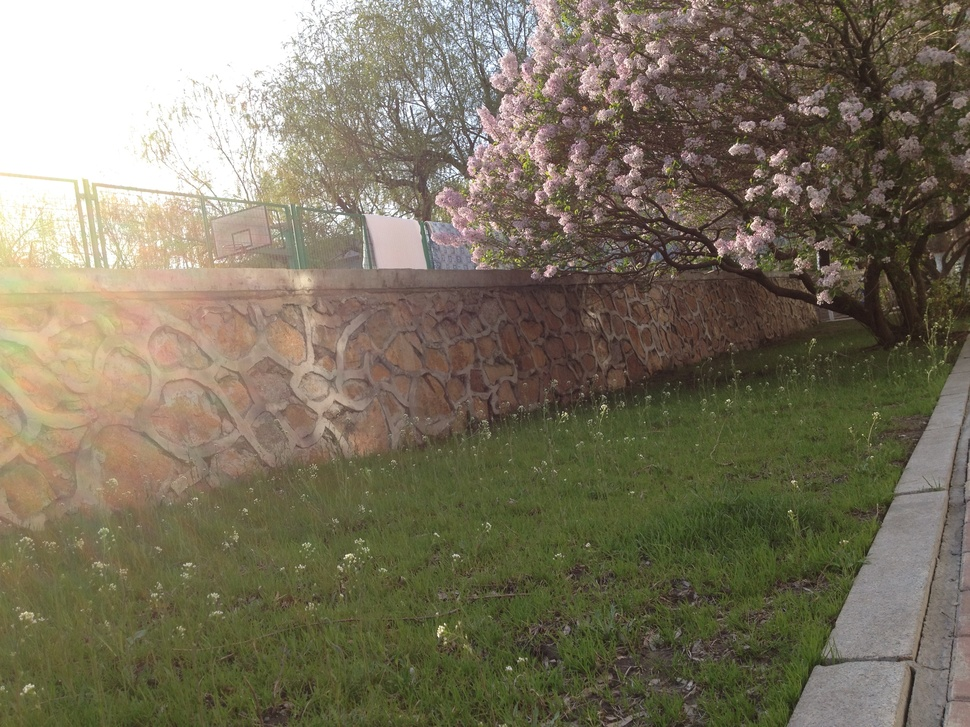
//> input picture Pixel_Operations/add/add1/IMG_2336.JPG, 970 x 727 px, shrunk from 3264 x 2448 before the run
$ ./strategy ../../Pixel_Operations/add/add1/IMG_2336.JPG   (built with g++ and OpenCV 4)
//> lines starting //> are read from the running program, lines starting //| are printed output that depends on the picture
//> further down, image is the input picture: 727 rows x 970 cols, CV_8UC3; mean B, G, R 95.8, 115.8, 123.2
/****************************************************************
	Description:
	-> 指针遍历图像
	-> 例：减少图像中的颜色数目
*****************************************************************/

#include <cv.h>
#include <highgui.h>

//#include<opencv2/core/core.hpp>
//#include<opencv2/imgproc/imgproc.hpp>
//#include<opencv2/highgui/highgui.hpp>

using namespace cv;  // 避免每次都要输入cv::，因此在程序开始加入本语句
using namespace std;  // 避免每次都要输入std::，因此在程序开始加入本语句

// {{{ colorReduce
void me_sharpen( Mat &image, Mat &result )
{
	result = image.clone();//为避免对原图像进行更改，因此先克隆图像，以下的操作也是对克隆得到的图像
//	result.create(image.size(),image.type());
	for( int j = 1; j < result.rows-1; j++ )  //
	{
		const uchar* previous = image.ptr<const uchar>(j-1);
		const uchar* current = image.ptr<const uchar>(j);
		const uchar* next = image.ptr<const uchar>(j+1);
		uchar* output = result.ptr<uchar>(j);
		for(int i=1; i < result.cols-1; i++)
		{
			*output++ = saturate_cast<uchar>(5*current[i]-current[i-1]-current[i+1]-previous[i]-next[i]);
			if( (i%10) == 0 )
				cout<< "i=" << i << "\n";
		}
	}
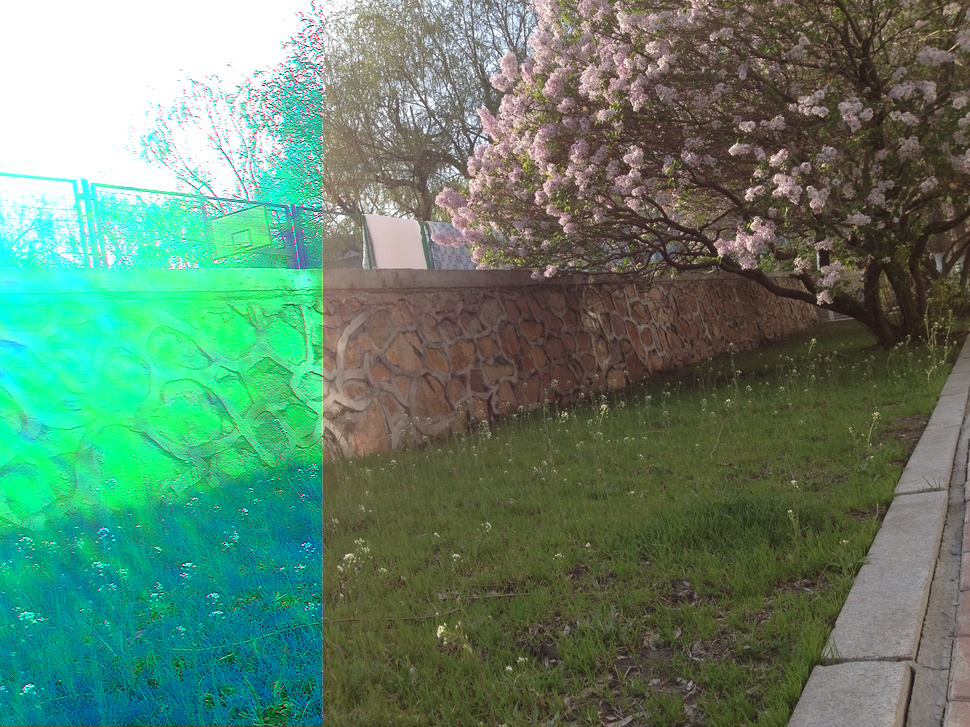
//> result: 727 rows x 970 cols, CV_8UC3; mean B, G, R 107.4, 130, 95.3
	result.row(0).setTo(Scalar(0));
	result.row(result.rows-1).setTo(Scalar(0));
	result.col(0).setTo(Scalar(0));
	result.col(result.cols-1).setTo(Scalar(0));
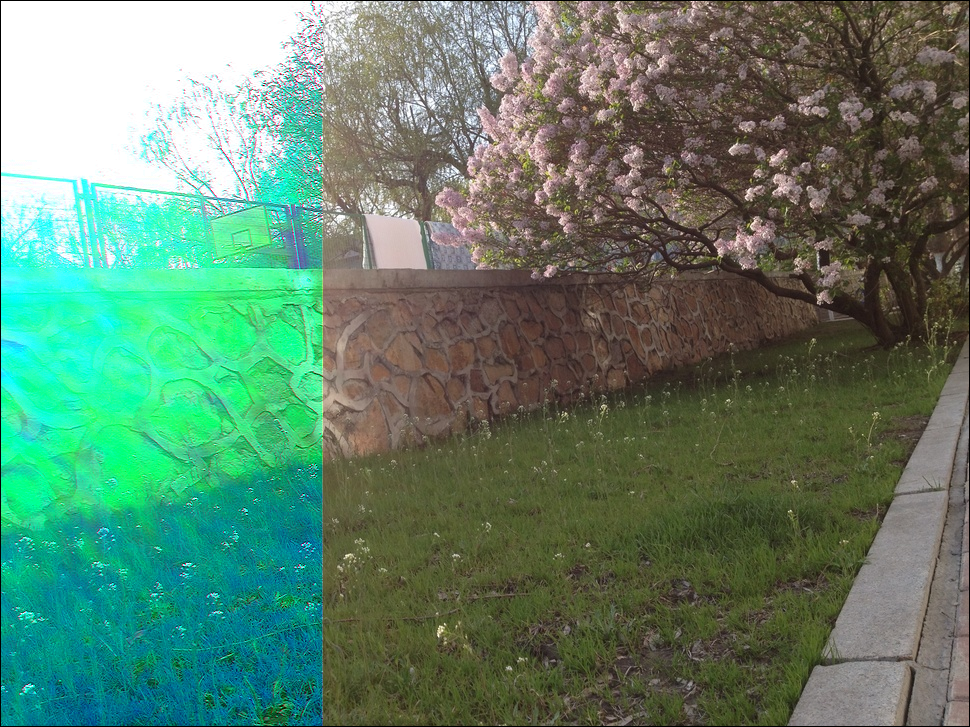
//> result: 727 rows x 970 cols, CV_8UC3; mean B, G, R 106.8, 129.3, 94.7
};
// }}}

int main( int argc, char** argv )
{
	char* imageName = argv[1];

	Mat image;
	Mat sharpen;

	image = imread( imageName );  //载入图片

	if( argc != 2 )//参数输入错误提示
	{
		printf( "sharpen usage: ./executable_file_name Image_fullname \n ");
		return -1;
	}
	else if( !image.data )//载入图片失败
	{
		printf(" No image data. \n ");
		return -1;
	}

	me_sharpen( image, sharpen );         // 1: input image
						 // 2: output image
	std::cout << "rows: " << image.rows << "cols: " << image.cols ;
//| rows: 727cols: 970
	imwrite( "./sharpen.png", sharpen );
	// imwrite( "destination_direction/Name_gray_image", gray_image)
	// -> 1st parameter: my destination_direction/Name_gray_image, as which I want to save the gray_image
	// -> 2nd parameter: the converted image, gray_image

	namedWindow( imageName, CV_WINDOW_AUTOSIZE );// Create a window for display
	namedWindow( "sharpen", CV_WINDOW_AUTOSIZE );

	imshow( imageName, image );// Show our image inside it
	imshow( "sharpen", sharpen );

	waitKey(0); // Wait for a keystroke in the window
	//In order to display the window until the user presses a key, we use the waitkey function whose the only parameter is how long should it wait for a user input.
	// 0 : forever
	// About waitKey() ?????

	return 0;
}
